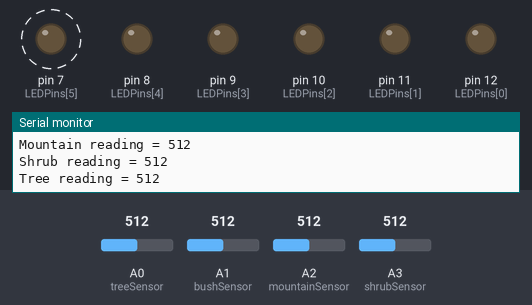
A sketch run on a simulated Arduino Uno, built with avr-gcc and run on an emulated ATmega328P. Shown: output pins drawn as LEDs (lit = HIGH), the last lines printed to the serial monitor. Dashed ring = blinking. Inputs (shaded band) come from the test bench; at power-on: A0 (treeSensor) = 512, A1 (bushSensor) = 512, A2 (mountainSensor) = 512, A3 (shrubSensor) = 512.

Above: at 1.24 s.
1.5 s: A0 (treeSensor) set to 337
4.8 s: A0 (treeSensor) set to 312
At 5.31 s:
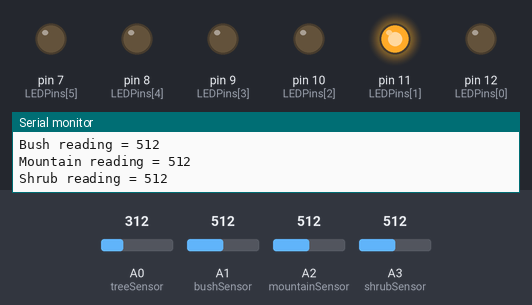
At 6.38 s:
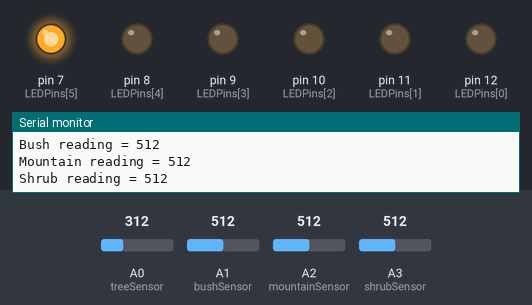
Timing chart, 0 to 14.1 s (numbered marks = the images above; inputs shaded):
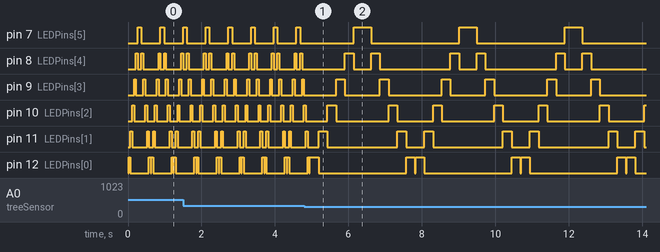

The sketch:

lights_butterfly.ino
```cpp
#include <Servo.h>

Servo myservo1;  // create servo object to control a servo
Servo myservo2;  // create servo object to control a servo
// twelve servo objects can be created on most boards

const int treeSensor = A0;
const int bushSensor = A1;
const int mountainSensor = A2;
const int shrubSensor = A3;
int LEDPins[] = {12, 11, 10, 9, 8, 7};
int countOFpin = 6; //number of pins

void setup() {
  Serial.begin(9600);
  pinMode(treeSensor,INPUT);
  pinMode(bushSensor,INPUT);

  for (int PIN = 0; PIN < countOFpin; PIN = PIN + 1){
    pinMode(LEDPins[PIN], OUTPUT);  //initialize LED pins as output
  }
}

void loop() {
  int count = inPlace();
  lights(count);
}

void lights(int objCount){

  int lightSpeed = map(objCount,0,4,800,50);
  if(lightSpeed <= 400){
    for (int PIN = 0; PIN < countOFpin; PIN++) {  //FAST blink from lowest pin to highest
      digitalWrite(LEDPins[PIN], HIGH);
      delay(lightSpeed);
      digitalWrite(LEDPins[PIN], LOW);
    }
    for (int PIN = countOFpin - 1; PIN >= 0; PIN--)  { //FAST blink from highest pin to lowest
      digitalWrite(LEDPins[PIN], HIGH);
      delay(lightSpeed);
      digitalWrite(LEDPins[PIN], LOW);
    }
  }
  else{
    for (int PIN = 0; PIN < countOFpin; PIN++) {  //FAST blink from lowest pin to highest
      digitalWrite(LEDPins[PIN], HIGH);
      delay(lightSpeed);
      digitalWrite(LEDPins[PIN], LOW);
    }
  }
}

int inPlace(){
  int count = 0;
  int tree = analogRead(treeSensor);
  Serial.print("\nTree reading = ");
  Serial.print(tree);
  int bush = analogRead(bushSensor);
  Serial.print("\nBush reading = ");
  Serial.print(bush);
  int mountain = analogRead(mountainSensor);
  Serial.print("\nMountain reading = ");
  Serial.print(mountain);
  int shrub = analogRead(shrubSensor);
  Serial.print("\nShrub reading = ");
  Serial.print(shrub);
  if (tree >= 325){
    count++;
  }
  if (bush >= 325){
    count++;
  }
  if (mountain >= 325){
    count++;
  }
  if (shrub >= 325){
    count++;
  }
  return count;
}
```

Measured:
- the behaviour switches between 325 and 324 on A0 (treeSensor) (found by bisection; images 0 and 1)
- after the input at 4.8 s, pin 7 (LEDPins[5]): alternates HIGH for 0.48 s and LOW for 2.4 s, starting after 1.3 s
- by itself, pin 7 (LEDPins[5]): alternates HIGH for 0.10 s and LOW for 0.52 s
- by itself, pin 8 (LEDPins[4]): repeats every 2.9 s: LOW 0.48 s, HIGH 0.24 s, LOW 1.9 s, HIGH 0.24 s
- by itself, pin 9 (LEDPins[3]): repeats every 2.9 s: LOW 0.95 s, HIGH 0.24 s, LOW 1.4 s, HIGH 0.24 s
- by itself, pin 10 (LEDPins[2]): repeats every 2.9 s: HIGH 0.24 s, LOW 1.4 s, HIGH 0.24 s, LOW 0.97 s
- by itself, pin 12 (LEDPins[0]): repeats every 2.9 s: LOW 0.02 s, HIGH 0.24 s, LOW 2.4 s, HIGH 0.24 s
